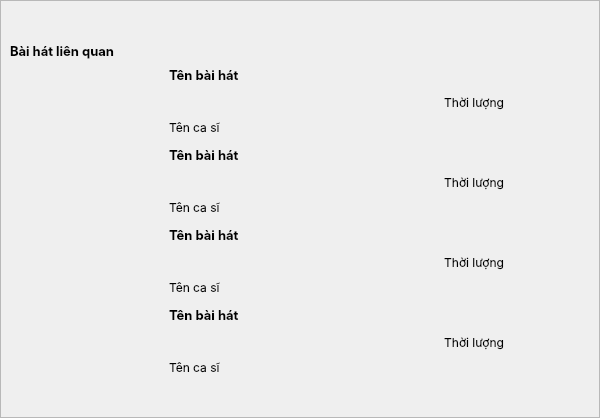
          <widget class="QFrame" name="frame">
           <property name="minimumSize">
            <size>
             <width>600</width>
             <height>0</height>
            </size>
           </property>
           <property name="maximumSize">
            <size>
             <width>600</width>
             <height>600</height>
            </size>
           </property>
           <property name="frameShape">
            <enum>QFrame::StyledPanel</enum>
           </property>
           <property name="frameShadow">
            <enum>QFrame::Raised</enum>
           </property>
           <layout class="QVBoxLayout" name="verticalLayout_7">
            <property name="leftMargin">
             <number>9</number>
            </property>
            <property name="topMargin">
             <number>40</number>
            </property>
            <property name="bottomMargin">
             <number>40</number>
            </property>
            <item>
             <widget class="QLabel" name="label_5">
              <property name="minimumSize">
               <size>
                <width>0</width>
                <height>20</height>
               </size>
              </property>
              <property name="maximumSize">
               <size>
                <width>600</width>
                <height>20</height>
               </size>
              </property>
              <property name="font">
               <font>
                <family>Inter</family>
                <pointsize>10</pointsize>
                <weight>75</weight>
                <bold>true</bold>
               </font>
              </property>
              <property name="text">
               <string>Bài hát liên quan</string>
              </property>
             </widget>
            </item>
            <item>
             <layout class="QVBoxLayout" name="verticalLayout_6">
              <property name="spacing">
               <number>10</number>
              </property>
              <item>
               <layout class="QHBoxLayout" name="horizontalLayout_24">
                <property name="spacing">
                 <number>33</number>
                </property>
                <item>
                 <layout class="QHBoxLayout" name="horizontalLayout_25">
                  <item>
                   <widget class="QLabel" name="label_22">
                    <property name="minimumSize">
                     <size>
                      <width>44</width>
                      <height>44</height>
                     </size>
                    </property>
                    <property name="maximumSize">
                     <size>
                      <width>44</width>
                      <height>44</height>
                     </size>
                    </property>
                    <property name="text">
                     <string/>
                    </property>
                    <property name="pixmap">
                     <pixmap>resources.qrc/itunes.svg</pixmap>
                    </property>
                    <property name="scaledContents">
                     <bool>true</bool>
                    </property>
                    <property name="alignment">
                     <set>Qt::AlignCenter</set>
                    </property>
                   </widget>
                  </item>
                  <item>
                   <layout class="QVBoxLayout" name="verticalLayout_5">
                    <item>
                     <widget class="QLabel" name="label_23">
                      <property name="minimumSize">
                       <size>
                        <width>120</width>
                        <height>0</height>
                       </size>
                      </property>
                      <property name="maximumSize">
                       <size>
                        <width>120</width>
                        <height>16777215</height>
                       </size>
                      </property>
                      <property name="font">
                       <font>
                        <family>Inter</family>
                        <pointsize>10</pointsize>
                        <weight>75</weight>
                        <bold>true</bold>
                       </font>
                      </property>
                      <property name="text">
                       <string>Tên bài hát</string>
                      </property>
                     </widget>
                    </item>
                    <item>
                     <widget class="QLabel" name="label_24">
                      <property name="minimumSize">
                       <size>
                        <width>120</width>
                        <height>20</height>
                       </size>
                      </property>
                      <property name="maximumSize">
                       <size>
                        <width>120</width>
                        <height>20</height>
                       </size>
                      </property>
                      <property name="font">
                       <font>
                        <family>Inter</family>
                       </font>
                      </property>
                      <property name="text">
                       <string>Tên ca sĩ</string>
                      </property>
                     </widget>
                    </item>
                   </layout>
                  </item>
                 </layout>
                </item>
                <item>
                 <widget class="QLabel" name="label_25">
                  <property name="minimumSize">
                   <size>
                    <width>100</width>
                    <height>20</height>
                   </size>
                  </property>
                  <property name="maximumSize">
                   <size>
                    <width>100</width>
                    <height>20</height>
                   </size>
                  </property>
                  <property name="font">
                   <font>
                    <family>Inter</family>
                   </font>
                  </property>
                  <property name="text">
                   <string>Thời lượng</string>
                  </property>
                  <property name="alignment">
                   <set>Qt::AlignRight|Qt::AlignTrailing|Qt::AlignVCenter</set>
                  </property>
                 </widget>
                </item>
               </layout>
              </item>
              <item>
               <layout class="QHBoxLayout" name="horizontalLayout_17">
                <property name="spacing">
                 <number>33</number>
                </property>
                <item>
                 <layout class="QHBoxLayout" name="horizontalLayout_16">
                  <item>
                   <widget class="QLabel" name="label_6">
                    <property name="minimumSize">
                     <size>
                      <width>44</width>
                      <height>44</height>
                     </size>
                    </property>
                    <property name="maximumSize">
                     <size>
                      <width>44</width>
                      <height>44</height>
                     </size>
                    </property>
                    <property name="text">
                     <string/>
                    </property>
                    <property name="pixmap">
                     <pixmap>resources.qrc/itunes.svg</pixmap>
                    </property>
                    <property name="scaledContents">
                     <bool>true</bool>
                    </property>
                    <property name="alignment">
                     <set>Qt::AlignCenter</set>
                    </property>
                   </widget>
                  </item>
                  <item>
                   <layout class="QVBoxLayout" name="verticalLayout">
                    <item>
                     <widget class="QLabel" name="label_7">
                      <property name="minimumSize">
                       <size>
                        <width>120</width>
                        <height>0</height>
                       </size>
                      </property>
                      <property name="maximumSize">
                       <size>
                        <width>120</width>
                        <height>16777215</height>
                       </size>
                      </property>
                      <property name="font">
                       <font>
                        <family>Inter</family>
                        <pointsize>10</pointsize>
                        <weight>75</weight>
                        <bold>true</bold>
                       </font>
                      </property>
                      <property name="text">
                       <string>Tên bài hát</string>
                      </property>
                     </widget>
                    </item>
                    <item>
                     <widget class="QLabel" name="label_8">
                      <property name="minimumSize">
                       <size>
                        <width>120</width>
                        <height>20</height>
                       </size>
                      </property>
                      <property name="maximumSize">
                       <size>
                        <width>120</width>
                        <height>20</height>
                       </size>
                      </property>
                      <property name="font">
                       <font>
                        <family>Inter</family>
                       </font>
                      </property>
                      <property name="text">
                       <string>Tên ca sĩ</string>
                      </property>
                     </widget>
                    </item>
                   </layout>
                  </item>
                 </layout>
                </item>
                <item>
                 <widget class="QLabel" name="label_9">
                  <property name="minimumSize">
                   <size>
                    <width>100</width>
                    <height>20</height>
                   </size>
                  </property>
                  <property name="maximumSize">
                   <size>
                    <width>100</width>
                    <height>20</height>
                   </size>
                  </property>
                  <property name="font">
                   <font>
                    <family>Inter</family>
                   </font>
                  </property>
                  <property name="text">
                   <string>Thời lượng</string>
                  </property>
                  <property name="alignment">
                   <set>Qt::AlignRight|Qt::AlignTrailing|Qt::AlignVCenter</set>
                  </property>
                 </widget>
                </item>
               </layout>
              </item>
              <item>
               <layout class="QHBoxLayout" name="horizontalLayout_18">
                <property name="spacing">
                 <number>33</number>
                </property>
                <item>
                 <layout class="QHBoxLayout" name="horizontalLayout_19">
                  <item>
                   <widget class="QLabel" name="label_10">
                    <property name="minimumSize">
                     <size>
                      <width>44</width>
                      <height>44</height>
                     </size>
                    </property>
                    <property name="maximumSize">
                     <size>
                      <width>44</width>
                      <height>44</height>
                     </size>
                    </property>
                    <property name="text">
                     <string/>
                    </property>
                    <property name="pixmap">
                     <pixmap>resources.qrc/itunes.svg</pixmap>
                    </property>
                    <property name="scaledContents">
                     <bool>true</bool>
                    </property>
                    <property name="alignment">
                     <set>Qt::AlignCenter</set>
                    </property>
                   </widget>
                  </item>
                  <item>
                   <layout class="QVBoxLayout" name="verticalLayout_2">
                    <item>
                     <widget class="QLabel" name="label_11">
                      <property name="minimumSize">
                       <size>
                        <width>120</width>
                        <height>0</height>
                       </size>
                      </property>
                      <property name="maximumSize">
                       <size>
                        <width>120</width>
                        <height>16777215</height>
                       </size>
                      </property>
                      <property name="font">
                       <font>
                        <family>Inter</family>
                        <pointsize>10</pointsize>
                        <weight>75</weight>
                        <bold>true</bold>
                       </font>
                      </property>
                      <property name="text">
                       <string>Tên bài hát</string>
                      </property>
                     </widget>
                    </item>
                    <item>
                     <widget class="QLabel" name="label_12">
                      <property name="minimumSize">
                       <size>
                        <width>120</width>
                        <height>20</height>
                       </size>
                      </property>
                      <property name="maximumSize">
                       <size>
                        <width>120</width>
                        <height>20</height>
                       </size>
                      </property>
                      <property name="font">
                       <font>
                        <family>Inter</family>
                       </font>
                      </property>
                      <property name="text">
                       <string>Tên ca sĩ</string>
                      </property>
                     </widget>
                    </item>
                   </layout>
                  </item>
                 </layout>
                </item>
                <item>
                 <widget class="QLabel" name="label_13">
                  <property name="minimumSize">
                   <size>
                    <width>100</width>
                    <height>20</height>
                   </size>
                  </property>
                  <property name="maximumSize">
                   <size>
                    <width>100</width>
                    <height>20</height>
                   </size>
                  </property>
                  <property name="font">
                   <font>
                    <family>Inter</family>
                   </font>
                  </property>
                  <property name="text">
                   <string>Thời lượng</string>
                  </property>
                  <property name="alignment">
                   <set>Qt::AlignRight|Qt::AlignTrailing|Qt::AlignVCenter</set>
                  </property>
                 </widget>
                </item>
               </layout>
              </item>
              <item>
               <layout class="QHBoxLayout" name="horizontalLayout_20">
                <property name="spacing">
                 <number>33</number>
                </property>
                <item>
                 <layout class="QHBoxLayout" name="horizontalLayout_21">
                  <item>
                   <widget class="QLabel" name="label_14">
                    <property name="minimumSize">
                     <size>
                      <width>44</width>
                      <height>44</height>
                     </size>
                    </property>
                    <property name="maximumSize">
                     <size>
                      <width>44</width>
                      <height>44</height>
                     </size>
                    </property>
                    <property name="text">
                     <string/>
                    </property>
                    <property name="pixmap">
                     <pixmap>resources.qrc/itunes.svg</pixmap>
                    </property>
                    <property name="scaledContents">
                     <bool>true</bool>
                    </property>
                    <property name="alignment">
                     <set>Qt::AlignCenter</set>
                    </property>
                   </widget>
                  </item>
                  <item>
                   <layout class="QVBoxLayout" name="verticalLayout_3">
                    <item>
                     <widget class="QLabel" name="label_15">
                      <property name="minimumSize">
                       <size>
                        <width>120</width>
                        <height>0</height>
                       </size>
                      </property>
                      <property name="maximumSize">
                       <size>
                        <width>120</width>
                        <height>16777215</height>
                       </size>
                      </property>
                      <property name="font">
                       <font>
                        <family>Inter</family>
                        <pointsize>10</pointsize>
                        <weight>75</weight>
                        <bold>true</bold>
                       </font>
                      </property>
                      <property name="text">
                       <string>Tên bài hát</string>
                      </property>
                     </widget>
                    </item>
                    <item>
                     <widget class="QLabel" name="label_16">
                      <property name="minimumSize">
                       <size>
                        <width>120</width>
                        <height>20</height>
                       </size>
                      </property>
                      <property name="maximumSize">
                       <size>
                        <width>120</width>
                        <height>20</height>
                       </size>
                      </property>
                      <property name="font">
                       <font>
                        <family>Inter</family>
                       </font>
                      </property>
                      <property name="text">
                       <string>Tên ca sĩ</string>
                      </property>
                     </widget>
                    </item>
                   </layout>
                  </item>
                 </layout>
                </item>
                <item>
                 <widget class="QLabel" name="label_17">
                  <property name="minimumSize">
                   <size>
                    <width>100</width>
                    <height>20</height>
                   </size>
                  </property>
                  <property name="maximumSize">
                   <size>
                    <width>100</width>
                    <height>20</height>
                   </size>
                  </property>
                  <property name="font">
                   <font>
                    <family>Inter</family>
                   </font>
                  </property>
                  <property name="text">
                   <string>Thời lượng</string>
                  </property>
                  <property name="alignment">
                   <set>Qt::AlignRight|Qt::AlignTrailing|Qt::AlignVCenter</set>
                  </property>
                 </widget>
                </item>
               </layout>
              </item>
             </layout>
            </item>
           </layout>
          </widget>
